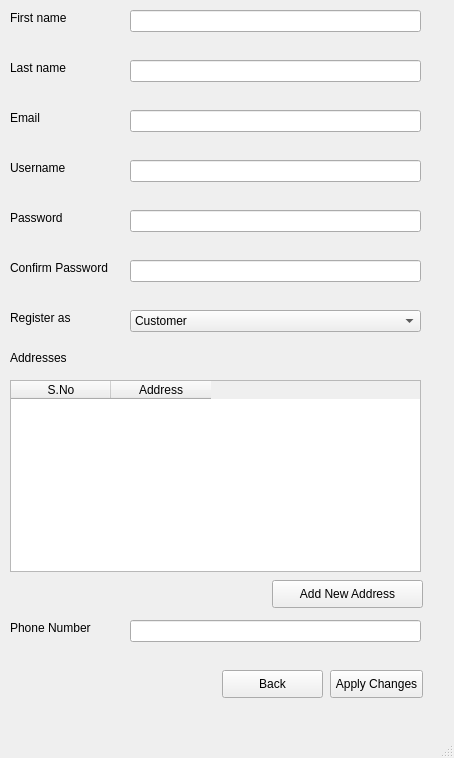
<?xml version="1.0" encoding="UTF-8"?>
<ui version="4.0">
 <class>MainWindow</class>
 <widget class="QMainWindow" name="MainWindow">
  <property name="geometry">
   <rect>
    <x>0</x>
    <y>0</y>
    <width>454</width>
    <height>758</height>
   </rect>
  </property>
  <property name="windowTitle">
   <string>Edit Profile</string>
  </property>
  <widget class="QWidget" name="centralwidget">
   <widget class="QLabel" name="label_4">
    <property name="geometry">
     <rect>
      <x>10</x>
      <y>160</y>
      <width>71</width>
      <height>16</height>
     </rect>
    </property>
    <property name="text">
     <string>Username</string>
    </property>
   </widget>
   <widget class="QLineEdit" name="firstName">
    <property name="geometry">
     <rect>
      <x>130</x>
      <y>10</y>
      <width>291</width>
      <height>22</height>
     </rect>
    </property>
   </widget>
   <widget class="QLineEdit" name="lineEdit">
    <property name="geometry">
     <rect>
      <x>130</x>
      <y>620</y>
      <width>291</width>
      <height>22</height>
     </rect>
    </property>
   </widget>
   <widget class="QPushButton" name="registerButton">
    <property name="geometry">
     <rect>
      <x>330</x>
      <y>670</y>
      <width>93</width>
      <height>28</height>
     </rect>
    </property>
    <property name="text">
     <string>Apply Changes</string>
    </property>
   </widget>
   <widget class="QLabel" name="label_7">
    <property name="geometry">
     <rect>
      <x>10</x>
      <y>310</y>
      <width>81</width>
      <height>16</height>
     </rect>
    </property>
    <property name="text">
     <string>Register as</string>
    </property>
   </widget>
   <widget class="QComboBox" name="roleSelect">
    <property name="geometry">
     <rect>
      <x>130</x>
      <y>310</y>
      <width>291</width>
      <height>22</height>
     </rect>
    </property>
    <item>
     <property name="text">
      <string>Customer</string>
     </property>
    </item>
    <item>
     <property name="text">
      <string>Staff</string>
     </property>
    </item>
   </widget>
   <widget class="QLineEdit" name="userPass">
    <property name="geometry">
     <rect>
      <x>130</x>
      <y>210</y>
      <width>291</width>
      <height>22</height>
     </rect>
    </property>
   </widget>
   <widget class="QPushButton" name="returnLoginButton">
    <property name="geometry">
     <rect>
      <x>222</x>
      <y>670</y>
      <width>101</width>
      <height>28</height>
     </rect>
    </property>
    <property name="text">
     <string>Back</string>
    </property>
   </widget>
   <widget class="QLineEdit" name="passConfirm">
    <property name="geometry">
     <rect>
      <x>130</x>
      <y>260</y>
      <width>291</width>
      <height>22</height>
     </rect>
    </property>
   </widget>
   <widget class="QLabel" name="label_3">
    <property name="geometry">
     <rect>
      <x>10</x>
      <y>110</y>
      <width>55</width>
      <height>16</height>
     </rect>
    </property>
    <property name="text">
     <string>Email</string>
    </property>
   </widget>
   <widget class="QLineEdit" name="lastName">
    <property name="geometry">
     <rect>
      <x>130</x>
      <y>60</y>
      <width>291</width>
      <height>22</height>
     </rect>
    </property>
   </widget>
   <widget class="QLabel" name="label_9">
    <property name="geometry">
     <rect>
      <x>10</x>
      <y>620</y>
      <width>91</width>
      <height>16</height>
     </rect>
    </property>
    <property name="text">
     <string>Phone Number</string>
    </property>
   </widget>
   <widget class="QLabel" name="label">
    <property name="geometry">
     <rect>
      <x>10</x>
      <y>10</y>
      <width>71</width>
      <height>16</height>
     </rect>
    </property>
    <property name="text">
     <string>First name</string>
    </property>
   </widget>
   <widget class="QLabel" name="label_8">
    <property name="geometry">
     <rect>
      <x>10</x>
      <y>350</y>
      <width>71</width>
      <height>16</height>
     </rect>
    </property>
    <property name="text">
     <string>Addresses</string>
    </property>
   </widget>
   <widget class="QLabel" name="label_5">
    <property name="geometry">
     <rect>
      <x>10</x>
      <y>210</y>
      <width>55</width>
      <height>16</height>
     </rect>
    </property>
    <property name="text">
     <string>Password</string>
    </property>
   </widget>
   <widget class="QLabel" name="label_2">
    <property name="geometry">
     <rect>
      <x>10</x>
      <y>60</y>
      <width>61</width>
      <height>16</height>
     </rect>
    </property>
    <property name="text">
     <string>Last name</string>
    </property>
   </widget>
   <widget class="QLabel" name="label_6">
    <property name="geometry">
     <rect>
      <x>10</x>
      <y>260</y>
      <width>111</width>
      <height>16</height>
     </rect>
    </property>
    <property name="text">
     <string>Confirm Password</string>
    </property>
   </widget>
   <widget class="QLineEdit" name="userName">
    <property name="geometry">
     <rect>
      <x>130</x>
      <y>160</y>
      <width>291</width>
      <height>22</height>
     </rect>
    </property>
   </widget>
   <widget class="QLineEdit" name="emailAddress">
    <property name="geometry">
     <rect>
      <x>130</x>
      <y>110</y>
      <width>291</width>
      <height>22</height>
     </rect>
    </property>
   </widget>
   <widget class="QTableWidget" name="tableWidget">
    <property name="geometry">
     <rect>
      <x>10</x>
      <y>380</y>
      <width>411</width>
      <height>192</height>
     </rect>
    </property>
    <column>
     <property name="text">
      <string>S.No</string>
     </property>
    </column>
    <column>
     <property name="text">
      <string>Address</string>
     </property>
    </column>
   </widget>
   <widget class="QPushButton" name="registerButton_2">
    <property name="geometry">
     <rect>
      <x>272</x>
      <y>580</y>
      <width>151</width>
      <height>28</height>
     </rect>
    </property>
    <property name="text">
     <string>Add New Address</string>
    </property>
   </widget>
  </widget>
  <widget class="QMenuBar" name="menubar">
   <property name="geometry">
    <rect>
     <x>0</x>
     <y>0</y>
     <width>454</width>
     <height>26</height>
    </rect>
   </property>
  </widget>
  <widget class="QStatusBar" name="statusbar"/>
 </widget>
 <resources/>
 <connections/>
</ui>
